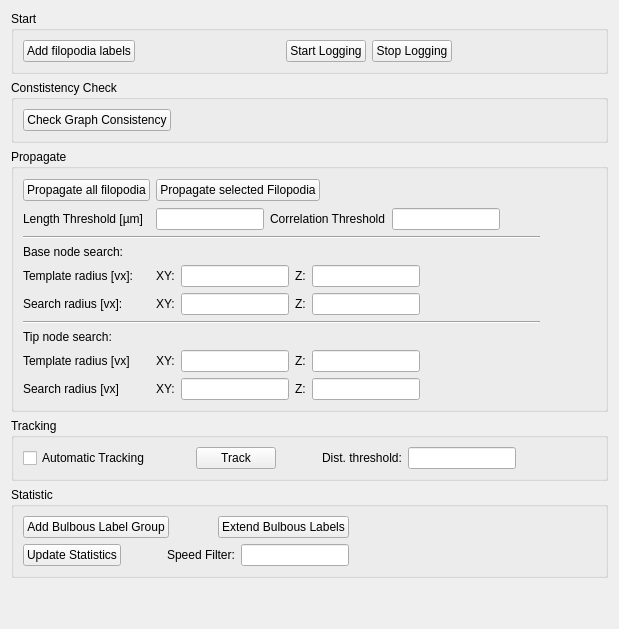
     <widget class="QWidget" name="propFiloTab">
      <attribute name="title">
       <string>Filopodia Tracing and Tracking</string>
      </attribute>
      <layout class="QVBoxLayout" name="verticalLayout_2">
       <item>
        <widget class="QGroupBox" name="filoStartGroupBox">
         <property name="title">
          <string>Start</string>
         </property>
         <layout class="QHBoxLayout" name="horizontalLayout_4">
          <item>
           <widget class="QPushButton" name="addFilopodiaLabelsButton">
            <property name="text">
             <string>Add filopodia labels</string>
            </property>
           </widget>
          </item>
          <item>
           <spacer name="horizontalSpacer_7">
            <property name="orientation">
             <enum>Qt::Horizontal</enum>
            </property>
            <property name="sizeHint" stdset="0">
             <size>
              <width>40</width>
              <height>20</height>
             </size>
            </property>
           </spacer>
          </item>
          <item>
           <widget class="QPushButton" name="startLogButton">
            <property name="text">
             <string>Start Logging</string>
            </property>
           </widget>
          </item>
          <item>
           <widget class="QPushButton" name="stopLogButton">
            <property name="text">
             <string>Stop Logging</string>
            </property>
           </widget>
          </item>
          <item>
           <spacer name="horizontalSpacer_6">
            <property name="orientation">
             <enum>Qt::Horizontal</enum>
            </property>
            <property name="sizeHint" stdset="0">
             <size>
              <width>40</width>
              <height>20</height>
             </size>
            </property>
           </spacer>
          </item>
         </layout>
        </widget>
       </item>
       <item>
        <widget class="QGroupBox" name="consistencyGroupBox">
         <property name="title">
          <string>Constistency Check</string>
         </property>
         <layout class="QHBoxLayout" name="horizontalLayout_24">
          <item>
           <widget class="QPushButton" name="consistencyButton">
            <property name="text">
             <string>Check Graph Consistency</string>
            </property>
           </widget>
          </item>
          <item>
           <spacer name="horizontalSpacer_18">
            <property name="orientation">
             <enum>Qt::Horizontal</enum>
            </property>
            <property name="sizeHint" stdset="0">
             <size>
              <width>40</width>
              <height>20</height>
             </size>
            </property>
           </spacer>
          </item>
         </layout>
        </widget>
       </item>
       <item>
        <widget class="QGroupBox" name="PropagateGroupBox">
         <property name="title">
          <string>Propagate</string>
         </property>
         <layout class="QGridLayout" name="gridLayout_3">
          <item row="0" column="0">
           <widget class="QPushButton" name="propagateAllButton">
            <property name="text">
             <string>Propagate all filopodia</string>
            </property>
           </widget>
          </item>
          <item row="0" column="1">
           <layout class="QHBoxLayout" name="horizontalLayout_23">
            <item>
             <widget class="QPushButton" name="propagateSelButton">
              <property name="text">
               <string>Propagate selected Filopodia</string>
              </property>
             </widget>
            </item>
            <item>
             <spacer name="trackSpacer1">
              <property name="orientation">
               <enum>Qt::Horizontal</enum>
              </property>
              <property name="sizeType">
               <enum>QSizePolicy::Expanding</enum>
              </property>
              <property name="sizeHint" stdset="0">
               <size>
                <width>98</width>
                <height>24</height>
               </size>
              </property>
             </spacer>
            </item>
           </layout>
          </item>
          <item row="0" column="2">
           <spacer name="horizontalSpacer_15">
            <property name="orientation">
             <enum>Qt::Horizontal</enum>
            </property>
            <property name="sizeHint" stdset="0">
             <size>
              <width>40</width>
              <height>20</height>
             </size>
            </property>
           </spacer>
          </item>
          <item row="1" column="0">
           <widget class="QLabel" name="lengthThreshLabel">
            <property name="text">
             <string>Length Threshold [µm]</string>
            </property>
           </widget>
          </item>
          <item row="1" column="1">
           <layout class="QHBoxLayout" name="horizontalLayout_22">
            <item>
             <widget class="QLineEdit" name="lengthThresholdLineEdit">
              <property name="sizePolicy">
               <sizepolicy hsizetype="Minimum" vsizetype="Fixed">
                <horstretch>0</horstretch>
                <verstretch>0</verstretch>
               </sizepolicy>
              </property>
              <property name="frame">
               <bool>true</bool>
              </property>
             </widget>
            </item>
            <item>
             <widget class="QLabel" name="corrThreshLabel">
              <property name="text">
               <string>Correlation Threshold</string>
              </property>
             </widget>
            </item>
            <item>
             <widget class="QLineEdit" name="correlationThresholdLineEdit">
              <property name="sizePolicy">
               <sizepolicy hsizetype="Minimum" vsizetype="Fixed">
                <horstretch>0</horstretch>
                <verstretch>0</verstretch>
               </sizepolicy>
              </property>
             </widget>
            </item>
            <item>
             <spacer name="horizontalSpacer_3">
              <property name="orientation">
               <enum>Qt::Horizontal</enum>
              </property>
              <property name="sizeHint" stdset="0">
               <size>
                <width>40</width>
                <height>20</height>
               </size>
              </property>
             </spacer>
            </item>
           </layout>
          </item>
          <item row="2" column="0" colspan="2">
           <widget class="Line" name="propLine1">
            <property name="orientation">
             <enum>Qt::Horizontal</enum>
            </property>
           </widget>
          </item>
          <item row="3" column="0">
           <widget class="QLabel" name="baseNodeSearchLabel">
            <property name="text">
             <string>Base node search:</string>
            </property>
           </widget>
          </item>
          <item row="4" column="0">
           <widget class="QLabel" name="templateRadiusLabel1">
            <property name="text">
             <string>Template radius [vx]:</string>
            </property>
           </widget>
          </item>
          <item row="4" column="1">
           <layout class="QHBoxLayout" name="horizontalLayout_21">
            <item>
             <widget class="QLabel" name="xyLabel1">
              <property name="text">
               <string>XY:</string>
              </property>
             </widget>
            </item>
            <item>
             <widget class="QLineEdit" name="baseTemplateRadiusXYLineEdit">
              <property name="sizePolicy">
               <sizepolicy hsizetype="Minimum" vsizetype="Fixed">
                <horstretch>0</horstretch>
                <verstretch>0</verstretch>
               </sizepolicy>
              </property>
             </widget>
            </item>
            <item>
             <widget class="QLabel" name="zLabel1">
              <property name="text">
               <string>Z:</string>
              </property>
             </widget>
            </item>
            <item>
             <widget class="QLineEdit" name="baseTemplateRadiusZLineEdit">
              <property name="sizePolicy">
               <sizepolicy hsizetype="Minimum" vsizetype="Fixed">
                <horstretch>0</horstretch>
                <verstretch>0</verstretch>
               </sizepolicy>
              </property>
             </widget>
            </item>
            <item>
             <spacer name="propSpacer">
              <property name="orientation">
               <enum>Qt::Horizontal</enum>
              </property>
              <property name="sizeType">
               <enum>QSizePolicy::Expanding</enum>
              </property>
              <property name="sizeHint" stdset="0">
               <size>
                <width>40</width>
                <height>20</height>
               </size>
              </property>
             </spacer>
            </item>
           </layout>
          </item>
          <item row="5" column="0">
           <widget class="QLabel" name="searchRadiusLabel1">
            <property name="text">
             <string>Search radius [vx]:</string>
            </property>
           </widget>
          </item>
          <item row="5" column="1">
           <layout class="QHBoxLayout" name="horizontalLayout_20">
            <item>
             <widget class="QLabel" name="xyLabel2">
              <property name="text">
               <string>XY:</string>
              </property>
             </widget>
            </item>
            <item>
             <widget class="QLineEdit" name="baseSearchRadiusXYLineEdit">
              <property name="sizePolicy">
               <sizepolicy hsizetype="Minimum" vsizetype="Fixed">
                <horstretch>0</horstretch>
                <verstretch>0</verstretch>
               </sizepolicy>
              </property>
             </widget>
            </item>
            <item>
             <widget class="QLabel" name="zLabel2">
              <property name="text">
               <string>Z:</string>
              </property>
             </widget>
            </item>
            <item>
             <widget class="QLineEdit" name="baseSearchRadiusZLineEdit">
              <property name="sizePolicy">
               <sizepolicy hsizetype="Minimum" vsizetype="Fixed">
                <horstretch>0</horstretch>
                <verstretch>0</verstretch>
               </sizepolicy>
              </property>
             </widget>
            </item>
            <item>
             <spacer name="horizontalSpacer_12">
              <property name="orientation">
               <enum>Qt::Horizontal</enum>
              </property>
              <property name="sizeType">
               <enum>QSizePolicy::Expanding</enum>
              </property>
              <property name="sizeHint" stdset="0">
               <size>
                <width>40</width>
                <height>20</height>
               </size>
              </property>
             </spacer>
            </item>
           </layout>
          </item>
          <item row="6" column="0" colspan="2">
           <widget class="Line" name="propLine2">
            <property name="orientation">
             <enum>Qt::Horizontal</enum>
            </property>
           </widget>
          </item>
          <item row="7" column="0">
           <widget class="QLabel" name="tipNodeSearchLabel">
            <property name="text">
             <string>Tip node search:</string>
            </property>
           </widget>
          </item>
          <item row="8" column="0">
           <widget class="QLabel" name="templateRadiusLabel2">
            <property name="text">
             <string>Template radius [vx]</string>
            </property>
           </widget>
          </item>
          <item row="8" column="1">
           <layout class="QHBoxLayout" name="horizontalLayout_19">
            <item>
             <widget class="QLabel" name="xyLabel3">
              <property name="text">
               <string>XY:</string>
              </property>
             </widget>
            </item>
            <item>
             <widget class="QLineEdit" name="tipTemplateRadiusXYLineEdit">
              <property name="sizePolicy">
               <sizepolicy hsizetype="Minimum" vsizetype="Fixed">
                <horstretch>0</horstretch>
                <verstretch>0</verstretch>
               </sizepolicy>
              </property>
             </widget>
            </item>
            <item>
             <widget class="QLabel" name="zLabel3">
              <property name="text">
               <string>Z:</string>
              </property>
             </widget>
            </item>
            <item>
             <widget class="QLineEdit" name="tipTemplateRadiusZLineEdit">
              <property name="sizePolicy">
               <sizepolicy hsizetype="Minimum" vsizetype="Fixed">
                <horstretch>0</horstretch>
                <verstretch>0</verstretch>
               </sizepolicy>
              </property>
             </widget>
            </item>
            <item>
             <spacer name="horizontalSpacer_13">
              <property name="orientation">
               <enum>Qt::Horizontal</enum>
              </property>
              <property name="sizeHint" stdset="0">
               <size>
                <width>40</width>
                <height>20</height>
               </size>
              </property>
             </spacer>
            </item>
           </layout>
          </item>
          <item row="9" column="0">
           <widget class="QLabel" name="searchRadiusLabel2">
            <property name="text">
             <string>Search radius [vx]</string>
            </property>
           </widget>
          </item>
          <item row="9" column="1">
           <layout class="QHBoxLayout" name="horizontalLayout_18">
            <item>
             <widget class="QLabel" name="xyLabel4">
              <property name="text">
               <string>XY:</string>
              </property>
             </widget>
            </item>
            <item>
             <widget class="QLineEdit" name="tipSearchRadiusXYLineEdit">
              <property name="sizePolicy">
               <sizepolicy hsizetype="Minimum" vsizetype="Fixed">
                <horstretch>0</horstretch>
                <verstretch>0</verstretch>
               </sizepolicy>
              </property>
             </widget>
            </item>
            <item>
             <widget class="QLabel" name="zLabel4">
              <property name="text">
               <string>Z:</string>
              </property>
             </widget>
            </item>
            <item>
             <widget class="QLineEdit" name="tipSearchRadiusZLineEdit">
              <property name="sizePolicy">
               <sizepolicy hsizetype="Minimum" vsizetype="Fixed">
                <horstretch>0</horstretch>
                <verstretch>0</verstretch>
               </sizepolicy>
              </property>
             </widget>
            </item>
            <item>
             <spacer name="horizontalSpacer_14">
              <property name="orientation">
               <enum>Qt::Horizontal</enum>
              </property>
              <property name="sizeHint" stdset="0">
               <size>
                <width>40</width>
                <height>20</height>
               </size>
              </property>
             </spacer>
            </item>
           </layout>
          </item>
         </layout>
         <zorder>templateRadiusLabel2</zorder>
         <zorder>searchRadiusLabel2</zorder>
         <zorder>propLine2</zorder>
         <zorder>tipNodeSearchLabel</zorder>
         <zorder>propagateAllButton</zorder>
         <zorder>baseNodeSearchLabel</zorder>
         <zorder>propLine1</zorder>
         <zorder>templateRadiusLabel1</zorder>
         <zorder>searchRadiusLabel1</zorder>
         <zorder>lengthThreshLabel</zorder>
         <zorder></zorder>
         <zorder>horizontalSpacer_15</zorder>
        </widget>
       </item>
       <item>
        <widget class="QGroupBox" name="trackingGroupBox">
         <property name="title">
          <string>Tracking</string>
         </property>
         <layout class="QHBoxLayout" name="horizontalLayout_28">
          <item>
           <layout class="QHBoxLayout" name="horizontalLayout_7">
            <item>
             <widget class="QCheckBox" name="trackingCheckBox">
              <property name="text">
               <string>Automatic Tracking</string>
              </property>
             </widget>
            </item>
            <item>
             <spacer name="horizontalSpacer_17">
              <property name="orientation">
               <enum>Qt::Horizontal</enum>
              </property>
              <property name="sizeHint" stdset="0">
               <size>
                <width>40</width>
                <height>20</height>
               </size>
              </property>
             </spacer>
            </item>
            <item>
             <widget class="QPushButton" name="trackingButton">
              <property name="text">
               <string>Track</string>
              </property>
             </widget>
            </item>
            <item>
             <spacer name="horizontalSpacer_4">
              <property name="orientation">
               <enum>Qt::Horizontal</enum>
              </property>
              <property name="sizeHint" stdset="0">
               <size>
                <width>40</width>
                <height>20</height>
               </size>
              </property>
             </spacer>
            </item>
           </layout>
          </item>
          <item>
           <layout class="QHBoxLayout" name="horizontalLayout_25">
            <item>
             <widget class="QLabel" name="distThreshLabel">
              <property name="text">
               <string>Dist. threshold:</string>
              </property>
             </widget>
            </item>
            <item>
             <widget class="QLineEdit" name="distanceThresholdLineEdit">
              <property name="sizePolicy">
               <sizepolicy hsizetype="Minimum" vsizetype="Fixed">
                <horstretch>0</horstretch>
                <verstretch>0</verstretch>
               </sizepolicy>
              </property>
             </widget>
            </item>
            <item>
             <spacer name="trackSpacer2">
              <property name="orientation">
               <enum>Qt::Horizontal</enum>
              </property>
              <property name="sizeHint" stdset="0">
               <size>
                <width>40</width>
                <height>20</height>
               </size>
              </property>
             </spacer>
            </item>
           </layout>
          </item>
          <item>
           <spacer name="horizontalSpacer_10">
            <property name="orientation">
             <enum>Qt::Horizontal</enum>
            </property>
            <property name="sizeHint" stdset="0">
             <size>
              <width>40</width>
              <height>20</height>
             </size>
            </property>
           </spacer>
          </item>
         </layout>
        </widget>
       </item>
       <item>
        <widget class="QGroupBox" name="statisticGroupBox">
         <property name="title">
          <string>Statistic</string>
         </property>
         <layout class="QGridLayout" name="gridLayout_5">
          <item row="1" column="0">
           <layout class="QHBoxLayout" name="horizontalLayout_8">
            <item>
             <widget class="QPushButton" name="statisticsButton">
              <property name="sizePolicy">
               <sizepolicy hsizetype="Preferred" vsizetype="Fixed">
                <horstretch>0</horstretch>
                <verstretch>0</verstretch>
               </sizepolicy>
              </property>
              <property name="text">
               <string>Update Statistics</string>
              </property>
             </widget>
            </item>
            <item>
             <spacer name="horizontalSpacer_8">
              <property name="orientation">
               <enum>Qt::Horizontal</enum>
              </property>
              <property name="sizeHint" stdset="0">
               <size>
                <width>40</width>
                <height>20</height>
               </size>
              </property>
             </spacer>
            </item>
            <item>
             <widget class="QLabel" name="label_29">
              <property name="text">
               <string>Speed Filter:</string>
              </property>
             </widget>
            </item>
            <item>
             <widget class="QLineEdit" name="speedFilterLineEdit">
              <property name="sizePolicy">
               <sizepolicy hsizetype="Minimum" vsizetype="Fixed">
                <horstretch>0</horstretch>
                <verstretch>0</verstretch>
               </sizepolicy>
              </property>
             </widget>
            </item>
           </layout>
          </item>
          <item row="0" column="1">
           <spacer name="horizontalSpacer_2">
            <property name="orientation">
             <enum>Qt::Horizontal</enum>
            </property>
            <property name="sizeHint" stdset="0">
             <size>
              <width>40</width>
              <height>20</height>
             </size>
            </property>
           </spacer>
          </item>
          <item row="0" column="0">
           <layout class="QHBoxLayout" name="horizontalLayout_15">
            <item>
             <widget class="QPushButton" name="bulbousButton">
              <property name="text">
               <string>Add Bulbous Label Group</string>
              </property>
             </widget>
            </item>
            <item>
             <spacer name="horizontalSpacer_5">
              <property name="orientation">
               <enum>Qt::Horizontal</enum>
              </property>
              <property name="sizeHint" stdset="0">
               <size>
                <width>40</width>
                <height>20</height>
               </size>
              </property>
             </spacer>
            </item>
            <item>
             <widget class="QPushButton" name="extendBulbousButton">
              <property name="text">
               <string>Extend Bulbous Labels</string>
              </property>
             </widget>
            </item>
           </layout>
          </item>
         </layout>
        </widget>
       </item>
       <item>
        <spacer name="verticalSpacer">
         <property name="orientation">
          <enum>Qt::Vertical</enum>
         </property>
         <property name="sizeHint" stdset="0">
          <size>
           <width>20</width>
           <height>40</height>
          </size>
         </property>
        </spacer>
       </item>
      </layout>
      <zorder>filoStartGroupBox</zorder>
      <zorder>PropagateGroupBox</zorder>
      <zorder>verticalSpacer</zorder>
      <zorder>trackingGroupBox</zorder>
      <zorder>statisticGroupBox</zorder>
      <zorder>consistencyGroupBox</zorder>
     </widget>
